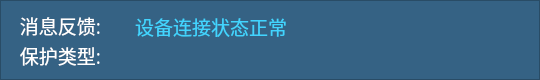
      <widget class="QFrame" name="frame_3">
       <property name="geometry">
        <rect>
         <x>0</x>
         <y>460</y>
         <width>540</width>
         <height>80</height>
        </rect>
       </property>
       <property name="styleSheet">
        <string notr="true">background-color: rgb(53, 98, 132);</string>
       </property>
       <property name="frameShape">
        <enum>QFrame::StyledPanel</enum>
       </property>
       <property name="frameShadow">
        <enum>QFrame::Raised</enum>
       </property>
       <widget class="QLabel" name="proctypelabel">
        <property name="geometry">
         <rect>
          <x>10</x>
          <y>40</y>
          <width>121</width>
          <height>31</height>
         </rect>
        </property>
        <property name="font">
         <font>
          <family>微软雅黑</family>
          <pointsize>14</pointsize>
         </font>
        </property>
        <property name="styleSheet">
         <string notr="true">color: rgb(255, 255, 255);</string>
        </property>
        <property name="text">
         <string>  保护类型:</string>
        </property>
       </widget>
       <widget class="QLabel" name="label_feedback">
        <property name="geometry">
         <rect>
          <x>10</x>
          <y>10</y>
          <width>121</width>
          <height>31</height>
         </rect>
        </property>
        <property name="font">
         <font>
          <family>微软雅黑</family>
          <pointsize>14</pointsize>
         </font>
        </property>
        <property name="styleSheet">
         <string notr="true">color: rgb(255, 255, 255);</string>
        </property>
        <property name="text">
         <string>  消息反馈:</string>
        </property>
       </widget>
       <widget class="QLabel" name="label_connect">
        <property name="geometry">
         <rect>
          <x>135</x>
          <y>11</y>
          <width>391</width>
          <height>31</height>
         </rect>
        </property>
        <property name="maximumSize">
         <size>
          <width>16777215</width>
          <height>50</height>
         </size>
        </property>
        <property name="font">
         <font>
          <family>微软雅黑</family>
          <pointsize>14</pointsize>
         </font>
        </property>
        <property name="styleSheet">
         <string notr="true">color: rgb(66, 212, 254);</string>
        </property>
        <property name="text">
         <string>设备连接状态正常</string>
        </property>
       </widget>
       <widget class="QLabel" name="label_procinfo">
        <property name="geometry">
         <rect>
          <x>140</x>
          <y>39</y>
          <width>391</width>
          <height>31</height>
         </rect>
        </property>
        <property name="styleSheet">
         <string notr="true">color:rgb(255, 0, 0);</string>
        </property>
        <property name="text">
         <string/>
        </property>
       </widget>
       <zorder>label_connect</zorder>
       <zorder>proctypelabel</zorder>
       <zorder>label_feedback</zorder>
       <zorder>label_procinfo</zorder>
      </widget>
